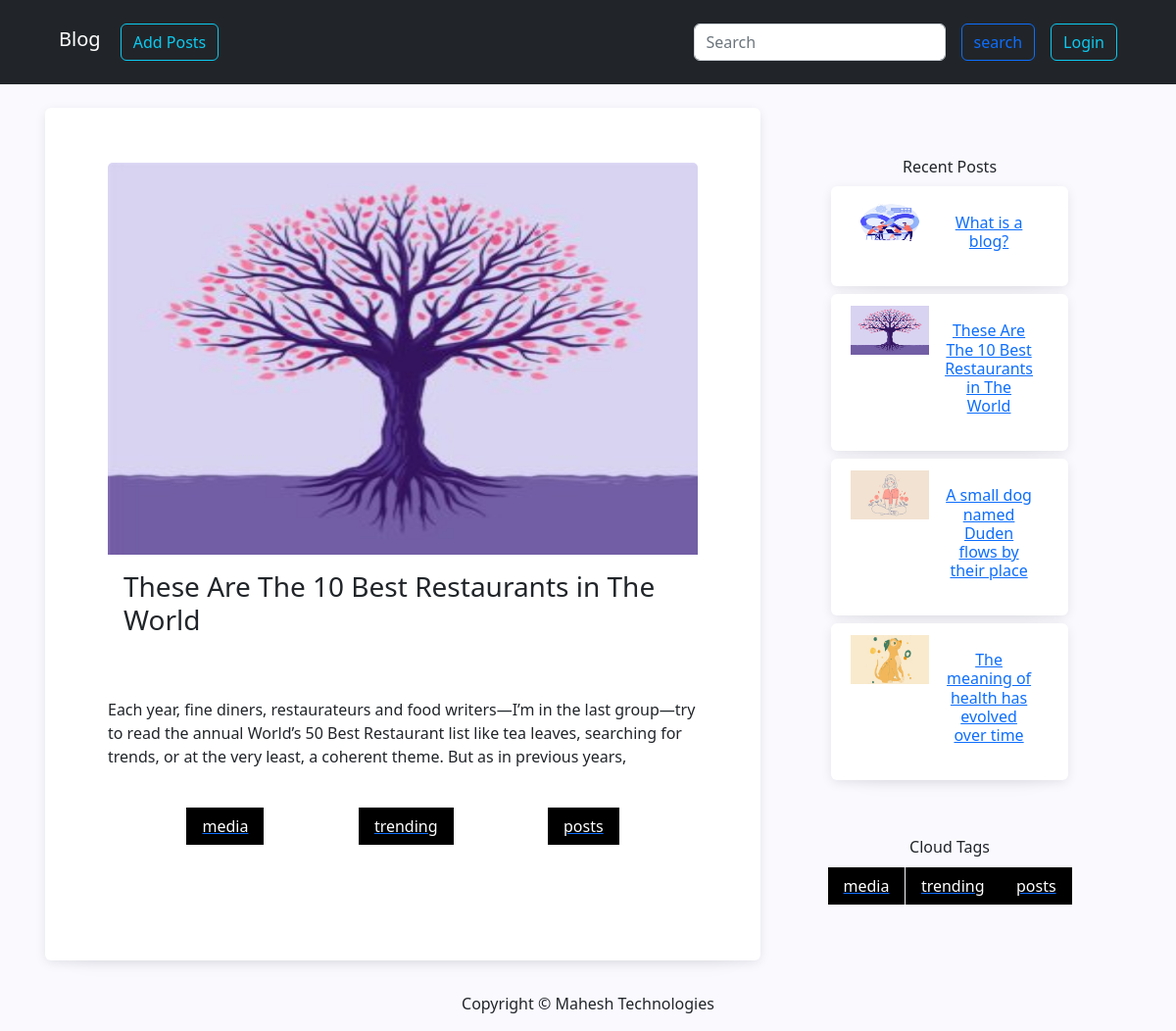
The page /these-are-the-10-best-restaurants-in-the-world/ on the database its author committed.
### app/models.py (models this page shows, shortened)
class Card(models.Model):
    title = models.CharField(max_length=100)
    slug = models.SlugField(max_length=150, unique=True)
    desc = models.TextField()
    img = models.ImageField(upload_to='uploads/')
    date_created = models.DateTimeField(auto_now_add=True)
    date_modified = models.DateTimeField(auto_now=True)
    publish_date = models.DateTimeField(blank=True, null=True)
    published = models.BooleanField(default=False)
    tags = models.ManyToManyField(Tag, blank=True)
    class Meta:
        ordering = ["-publish_date"]

class Tag(models.Model):
    name = models.CharField(max_length=50, unique=True)
    def __str__(self):
        return self.name

### app/views.py (the view)
# urls.py: path('<slug:slug>/', PostDetails, name='post_detail'),
def PostDetails(request, slug):
    post = Card.objects.filter(slug=slug)
    recent_post = Card.objects.all()[:4]
    context = {
        'post': post,
        'recent_post': recent_post
    }
    return render(request, 'details.html', context)

### templates/details.html (shortened to what this page needs)
{% extends 'base.html' %}
{% block content %}
        <div class="container d-flex ">
            <div class="col-xxl-8 d-flex justify-content-evenly flex-wrap mt-2 ">
                {% for i in post %}
                    <div class="card my-3 mx-2 mx-md-1 d-flex flex-column bg-white p-5" >
                        <div class="card-header bg-white">
                            <div class="col  img">
                                <img src="{{ i.img.url }}" class="card-img-top w-100" height="400" alt="...">
                            </div>
                            <div class="col card-body">
                                <h3 class="card-title">{{ i.title }}</h3>
                            </div>
                        </div>
                        <p class="card-text p-3">{{ i.desc | safe }}</p>
                        {% for j in post %}
                        <div class="tags d-flex justify-content-evenly align-items-center">
                            {% for k in j.tags.all %}
                                {% if k %}
                                    <a href="{% url 'post_tags' k %}"><span class="py-2  px-3 bg-black text-white">{{k}}</span></a>
                                {% endif %}
                            {% endfor %}
                        </div>
                        {% endfor %}
                    </div>
                {% endfor %}
            </div>
            <aside class="col-xxl-4 mt-2 text-center" width="385" height="auto">
              <div class="container p-3">
                <div class="row d-flex flex-column gap-5 p-5">
                  <div class="col">Recent Posts
                    {% for i in recent_post  %}
                        <div class="card my-2 mx-1 mx-md-1 d-flex flex-column bg-white p-1" >
                        <div class="card-header bg-white d-flex flex-row">
                            <div class="col img">
                            <img src="{{ i.img.url }}"  class="card-img-left" height="50" width="80" alt="...">
                            </div>
                            <div class="col card-body">
                                <a href="{% url 'post_detail' i.slug %}"><h6 class="card-title" >{{ i.title }}</h6> </a>
                            </div>
                        </div>
                        </div>
                    {% endfor %}
                  </div>
                  <div class="col ">Cloud Tags
                    {% for j in post %}
                        <div class="tags py-3 d-flex justify-content-evenly align-items-center">
                            {% for k in j.tags.all %}
                                {% if k %}
                                <a href="{% url 'post_tags' k %}"><span class="py-2  px-3 bg-black text-white">{{k}}</span></a>
                                {% endif %}
                            {% endfor %}
                        </div>
                        {% endfor %}
                  </div>
                </div>
              </div>
            </aside>
        </div>
{% endblock %}

### app/static/css/style.css (style rules this page uses)
body { background-color: #F9F9FE !important; }
.card { box-shadow: rgba(7, 10, 25, 0.1) 0px 3px 12px -1px, rgba(7, 10, 25, 0.1) 0px 22px 27px -30px; --bs-card-border-color: none !important; }
.card { gap:15px; }

### rows shown on the page
Card: img (picture), title "These Are The 10 Best Restaurants in The World", desc "Each year, fine diners, restaurateurs and food writers—I’m in the last group—try to read the annual World’s 50 Best Restaurant list like tea leaves, searching for trends, or at the very least, a coherent theme. But as in previous years,"
Tag: name "media"
Tag: name "trending"
Tag: name "posts"
Card: img (picture), title "What is a blog?"
Card: img (picture), title "A small dog named Duden flows by their place"
Card: img (picture), title "The meaning of health has evolved over time"
